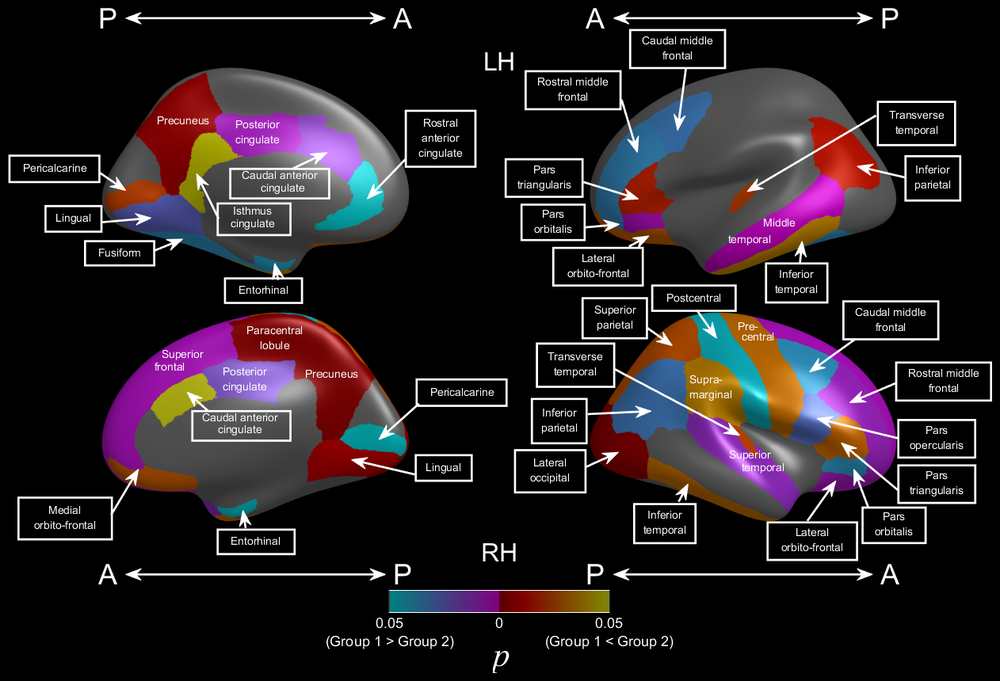
%> input picture example_random_p.png, 1000 x 681 px, shrunk from 1262 x 860 before the run
$ octave --eval "result = freesurfer_statsurf_savefig('example_random_p.png');"   (GNU Octave 9; MATLAB toolbox functions it lacks are replaced by stand-ins)
%> lines starting %> are read from the running program, lines starting %| are printed output that depends on the picture; in (x1, y1, x2, y2) boxes, pixels count from 0 and x2, y2 are one past the last pixel; in counts of white or black regions, pixels touching at a corner belong together; the program's own positions count from 1
%> in freesurfer_statsurf_savefig, IMG is the input picture: size 681x1000x3 uint8; mean R, G, B 39.1, 31.1, 35.1
### imautocrop.m
function NewIMG = imautocrop(IMG, Padding)
%> called with Padding = 10

if nargin < 2
	Padding = 0;
end

if ~isa(IMG, 'uint8')
	error('IMG must be a uint8');
end

BGColour = IMG(1, 1, :);
%> BGColour = [0 0 0]

M = any(IMG ~= repmat(BGColour, [size(IMG, 1), size(IMG, 2), 1]), 3);
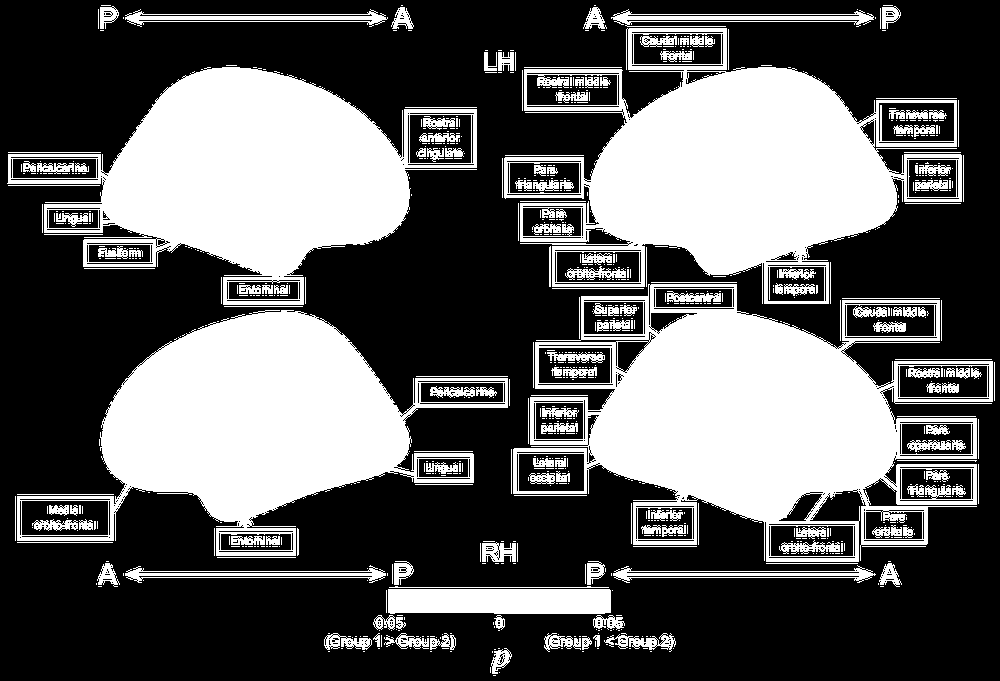
%> M: size 681x1000 logical; 37.3% white; 874 white regions (689 under 20 px), largest, box (x1, y1, x2, y2) and area: (513, 284, 993, 562) 59525, (504, 28, 962, 304) 55092, (7, 67, 477, 305) 50689

[I, J] = find(M);
%> I = 254285 values from 6 to 676; J = 254285 values from 8 to 995

NewIMG = cell(3, 3);

I = min(I):max(I);
%> I = 671 values from 6 to 676
J = min(J):max(J);
%> J = 988 values from 8 to 995

% put padding in the corners
NewIMG{1, 1} = repmat(BGColour, [Padding, Padding, 1]);
NewIMG{3, 1} = repmat(BGColour, [Padding, Padding, 1]);
NewIMG{1, 3} = repmat(BGColour, [Padding, Padding, 1]);
NewIMG{3, 3} = repmat(BGColour, [Padding, Padding, 1]);

% put padding in the northern and southern parts
NewIMG{1, 2} = repmat(BGColour, [Padding, length(J), 1]);
NewIMG{3, 2} = repmat(BGColour, [Padding, length(J), 1]);

% put padding in the western and eastern parts
NewIMG{2, 1} = repmat(BGColour, [length(I), Padding, 1]);
NewIMG{2, 3} = repmat(BGColour, [length(I), Padding, 1]);

% put cropped image in the middle
NewIMG{2, 2} = IMG(I, J, :);

%SZ = cellfun(@size, NewIMG, 'UniformOutput', false);
%keyboard;
NewIMG = cell2mat(NewIMG);
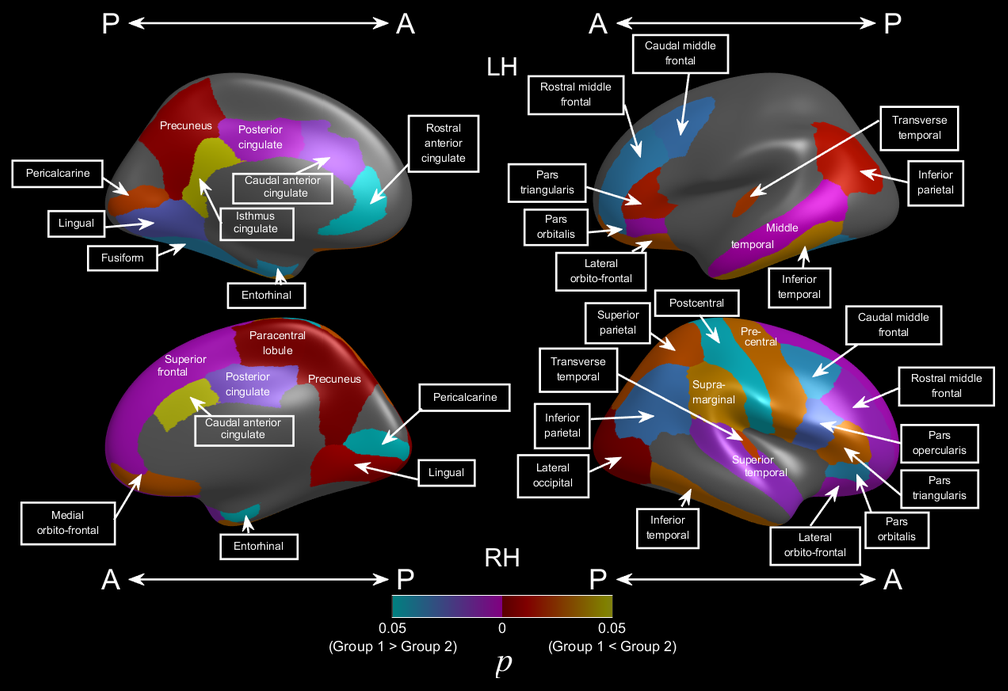
%> NewIMG: size 691x1008x3 uint8; mean R, G, B 38.2, 30.4, 34.4

### freesurfer_statsurf_savefig.m
function [varargout] = freesurfer_statsurf_savefig(PNGName)

FigPos = get(gcf, 'Position');
set(gcf, 'PaperPosition', FigPos, 'PaperUnits', 'points', 'InvertHardCopy', 'off');
exportfig(gcf, PNGName, 'Format', 'png', 'Width', FigPos(3), 'Height', FigPos(4), 'Color', 'rgb');

IMG = imread(PNGName);
IMG = imautocrop(IMG, 10);
imwrite(IMG, PNGName);
%> (the run ends here)

$ run again, on example_random_scalar.png
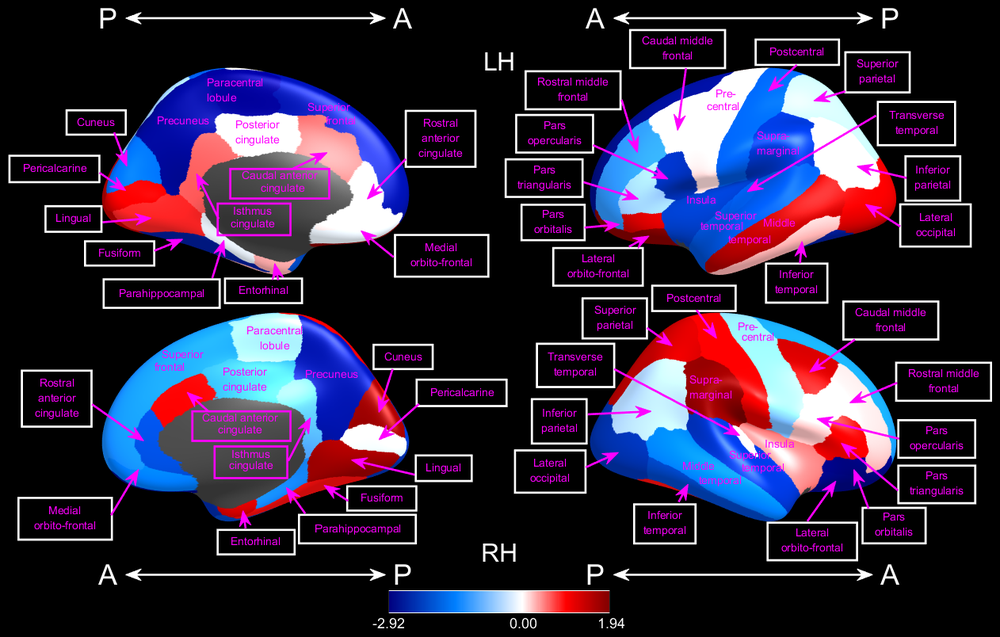
%> input picture example_random_scalar.png, 1000 x 637 px, shrunk from 1262 x 804 before the run
%> in freesurfer_statsurf_savefig, IMG is the input picture: size 637x1000x3 uint8; mean R, G, B 49.7, 39.6, 62.3
%> BGColour = [0 0 0]
%> in imautocrop, `M = any(IMG ~= repmat(BGColour, [size(IMG, 1), size(IMG, 2), 1]), 3);`:
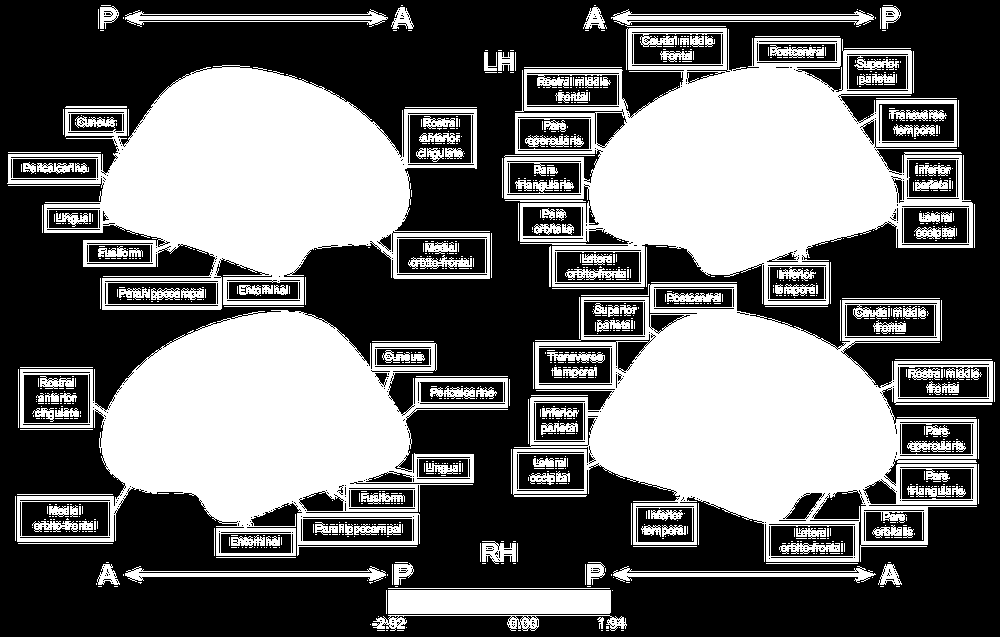
%> M: size 637x1000 logical; 43% white; 1048 white regions (849 under 20 px), largest, box (x1, y1, x2, y2) and area: (504, 28, 973, 305) 61248, (513, 284, 993, 562) 60562, (17, 310, 508, 556) 55523
%> in imautocrop, `[I, J] = find(M);`: I = 273661 values from 6 to 631; J = 273661 values from 8 to 995
%> in imautocrop, `I = min(I):max(I);`: I = 626 values from 6 to 631
%> in imautocrop, `J = min(J):max(J);`: J = 988 values from 8 to 995
%> in imautocrop, `NewIMG = cell2mat(NewIMG);`:
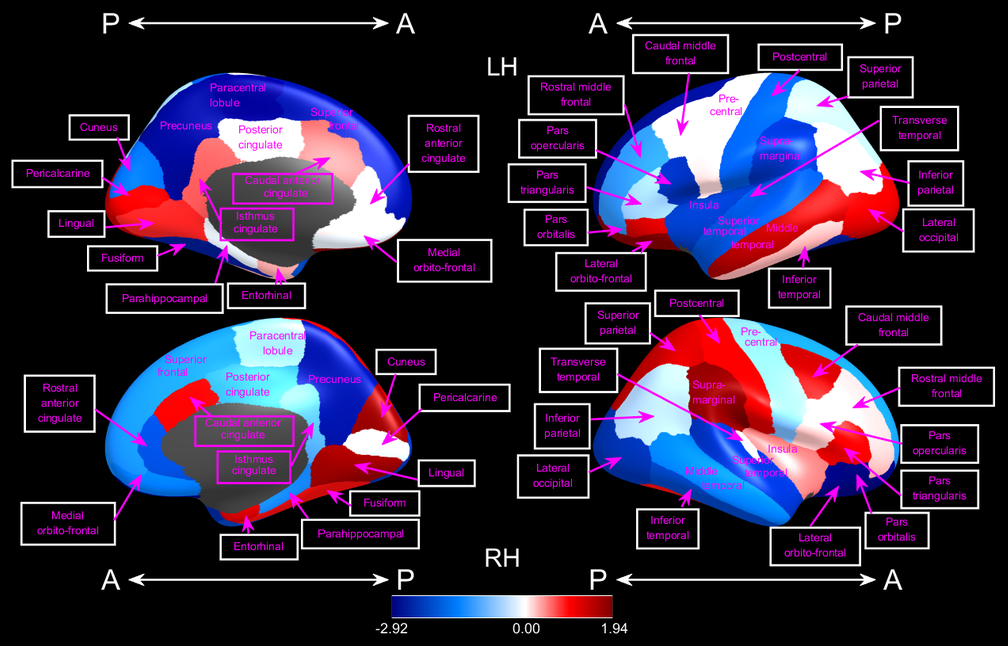
%> NewIMG: size 646x1008x3 uint8; mean R, G, B 48.6, 38.7, 61
